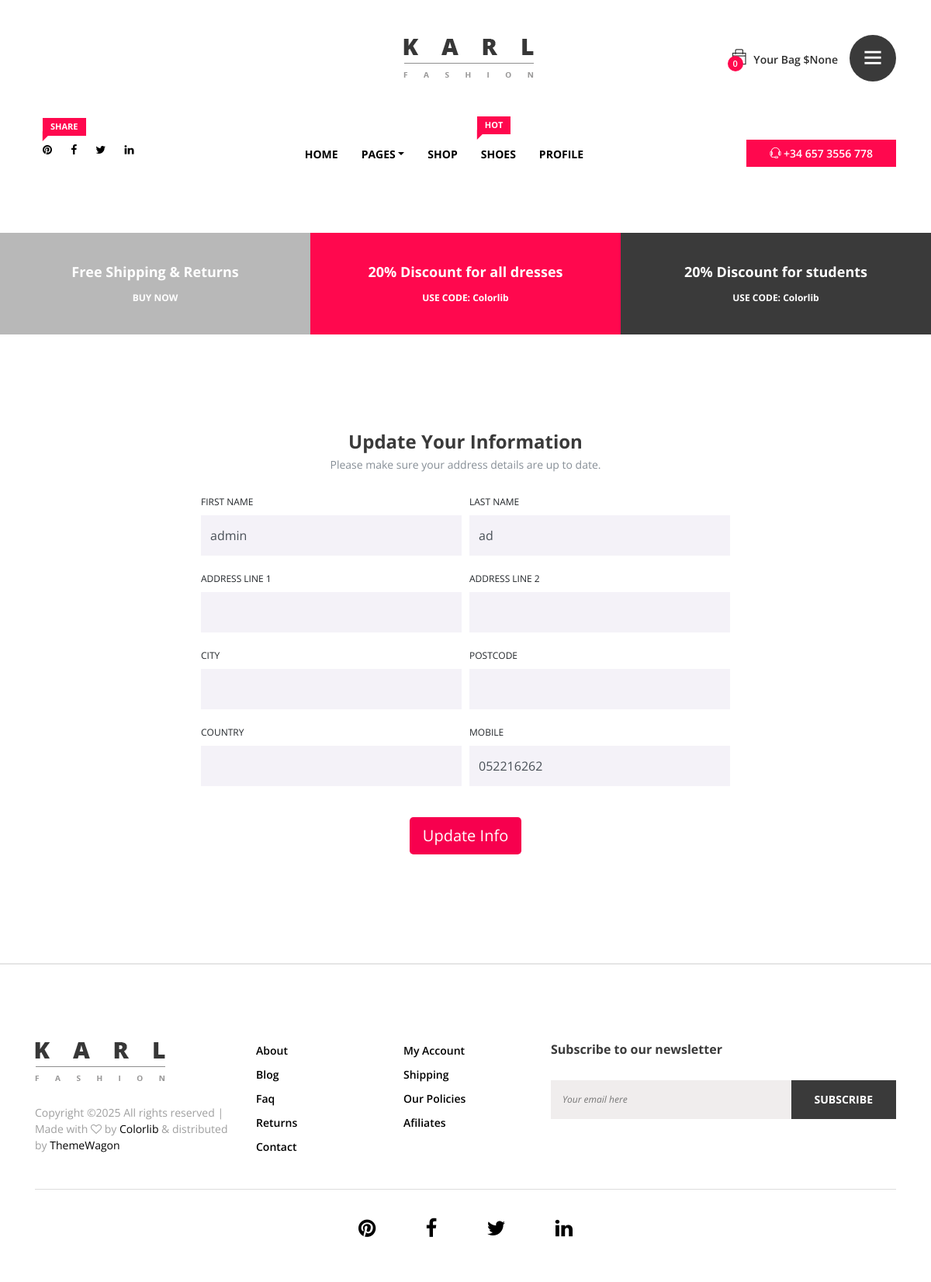
Screenshot of /accounts/edit_info/ (signed in) with the database file from the repository.
### accounts/models.py (models this page shows, shortened)
class CustomUser(AbstractBaseUser, PermissionsMixin):
    class Meta:
        verbose_name = 'User'
        verbose_name_plural = 'Users'
    email = models.EmailField(
        verbose_name='email address',
        max_length=255,
        unique=True,
    )
    first_name = models.CharField(max_length=32)
    last_name = models.CharField(max_length=32)
    is_verified = models.BooleanField(default=False)
    address_line_1 = models.CharField(null=True, blank=True, max_length=100)
    address_line_2 = models.CharField(null=True, blank=True, max_length=100)
    city = models.CharField(blank=True, max_length=20)
    postcode = models.CharField(blank=True, max_length=20)
    country = models.CharField(blank=True, max_length=20)
    mobile = models.CharField(null=True, blank=True, max_length=15)
    profile_picture = models.ImageField(null=True, blank=True, upload_to="user_profile")
    is_active = models.BooleanField(default=True)
    is_admin = models.BooleanField(default=False)
    is_superuser = models.BooleanField(default=False)
    objects = CustomUserManager()
    USERNAME_FIELD = 'email'
    REQUIRED_FIELDS = []

### accounts/views.py (the view)
# urls.py: path('edit_info/', views.edit_info, name='edit'),
@login_required
def edit_info(request):
    if request.method == 'POST':
        form = CustomUserChangeForm(request.POST, instance=request.user)
        if form.is_valid():
            form.save()
            return redirect('profile')
    form = CustomUserChangeForm(instance=request.user)
    return render(request, 'accounts/edit_info.html', {'form': form})

### accounts/forms.py
class CustomUserChangeForm(forms.ModelForm):
    class Meta:
        model = CustomUser  # or your custom user model
        fields = ['first_name', 'last_name', 'address_line_1', 'address_line_2', 'city', 'postcode', 'country', 'mobile']  # adjust fields as needed
    def __init__(self, *args, **kwargs):
        super().__init__(*args, **kwargs)
        for field in self.fields.values():
            field.widget.attrs['class'] = 'form-control'

### cart/context_processors.py (called while the page is built)
def get_cart_total(request):
    cart = Cart.objects.filter(session=request.COOKIES.get('key')).values()
    cart_total = Cart.objects.filter(session=request.COOKIES.get('key')).aggregate(Sum('total'))
    product_in_cart = []
    for item in cart:
        product_in_cart.append(item['product_id'])
    return {'cart_total': cart_total, 'cart': Cart.objects.filter(session=request.COOKIES.get('key')), 'cart_items': product_in_cart}

### accounts/templates/accounts/edit_info.html (shortened to what this page needs)
{% extends "base.html" %}
{% load static %}
        {% block content %}
<div class="checkout_area section_padding_100">
    <div class="container">
        <div class="row justify-content-center">
            <div class="col-lg-8">
                <div class="checkout_details_area p-4 shadow rounded bg-white">
                    <div class="cart-page-heading mb-4 text-center">
                        <h4 class="mb-1">Update Your Information</h4>
                        <p class="text-muted">Please make sure your address details are up to date.</p>
                    </div>
                    <form action="{% url 'edit' %}" method="post">
                        <div class="form-row">
                            <div class="form-group col-md-6">
                                <label for="first_name">First Name</label>
                                {{ form.first_name }}
                            </div>
                            <div class="form-group col-md-6">
                                <label for="last_name">Last Name</label>
                                {{ form.last_name }}
                            </div>
                            <div class="form-group col-md-6">
                                <label for="address_line_1">Address Line 1</label>
                                {{ form.address_line_1 }}
                            </div>
                            <div class="form-group col-md-6">
                                <label for="address_line_2">Address Line 2</label>
                                {{ form.address_line_2 }}
                            </div>
                            <div class="form-group col-md-6">
                                <label for="city">City</label>
                                {{ form.city }}
                            </div>
                            <div class="form-group col-md-6">
                                <label for="postcode">Postcode</label>
                                {{ form.postcode }}
                            </div>
                            <div class="form-group col-md-6">
                                <label for="country">Country</label>
                                {{ form.country }}
                            </div>
                            <div class="form-group col-md-6">
                                <label for="mobile">Mobile</label>
                                {{ form.mobile }}
                            </div>
                            <div class="form-group col-12 text-center mt-4">
                                <button type="submit" class="btn btn-lg" style="background-color: #f7004e; color: white;">
                                    Update Info
                                </button>
                            </div>
                        </div>
                    </form>
                </div>
            </div>
        </div>
    </div>
</div>
     {%endblock%}

### static/css/core-style.css (style rules this page uses)
* { margin: 0; padding: 0; }
body { font-family: 'Open Sans', sans-serif; font-weight: 400; overflow-x: hidden; }
h1, h2, h3, h4, h5, h6 { color: #3a3a3a; line-height: 1.2; font-family: 'Open Sans', sans-serif; font-weight: 700; }
p { color: #3a3a3a; font-size: 1em; line-height: 1.5; font-family: 'Open Sans', sans-serif; font-weight: 400; }
.bg-white { background-color: #fff; }
.section_padding_100 { padding: 100px 0; }
.cart-page-heading { margin-bottom: 50px; }
.cart-page-heading p { color: #7a7a7a; font-size: 14px; margin-bottom: 0; }
.checkout_details_area form label { font-size: 12px; text-transform: uppercase; }
.checkout_details_area form .form-control, .checkout_details_area form .custom-select { height: 52px; border: none; background-color: #f4f2f8; border-radius: 0; }

### rows the page displays
CustomUser: first_name "admin", last_name "ad", mobile "052216262"

### other values shown
{{ cart|length }} "0"
{{ cart_total.total__sum }} "None"
